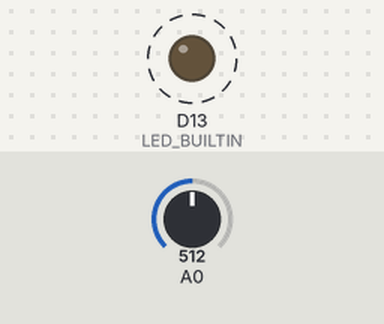
Recording of a sketch running on a simulated Arduino Zero (SAMD21). Shown: output pins drawn as LEDs (lit = HIGH). Dashed ring = blinking. The test bench sets the inputs (shaded band); at power-on: A0 = 512 (analog values on the 0–1023 scale). What the sketch prints to the serial monitor is not drawn.

Above: at 0.5 s.
Timing chart, 0 to 3.0 s (numbered marks = the images above):
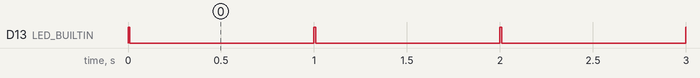

Measured:
- by itself, D13 (LED_BUILTIN): alternates HIGH for 0.01 s and LOW for 0.99 s

The sketch:

BellLab_v1.ino
```cpp
unsigned long t_old = 0;

int d_raw = 0;
int d_val = 0;

void setup() {
  pinMode(LED_BUILTIN, OUTPUT);

  Serial.begin(115200);
  Serial.println("\nBell Lab Start..");

  analogReadResolution(12);
}

void loop() {
  digitalWrite(LED_BUILTIN, HIGH);

  d_raw = analogRead(A0);
  d_val = map(d_raw, 0, 4095, 0, 3300);
  plotVolt();

  delay(10);
  digitalWrite(LED_BUILTIN, LOW);

  while ((micros() - t_old) < 1000000);
  t_old = micros();
}

void plotRaw() {
  Serial.println(d_raw);
}

void plotVolt() {
  Serial.println((float)d_val / 1000);
}

void serialTest() {
  Serial.print(d_raw);
  Serial.print(" ");
  Serial.print(d_val);
  Serial.println();
}
```
